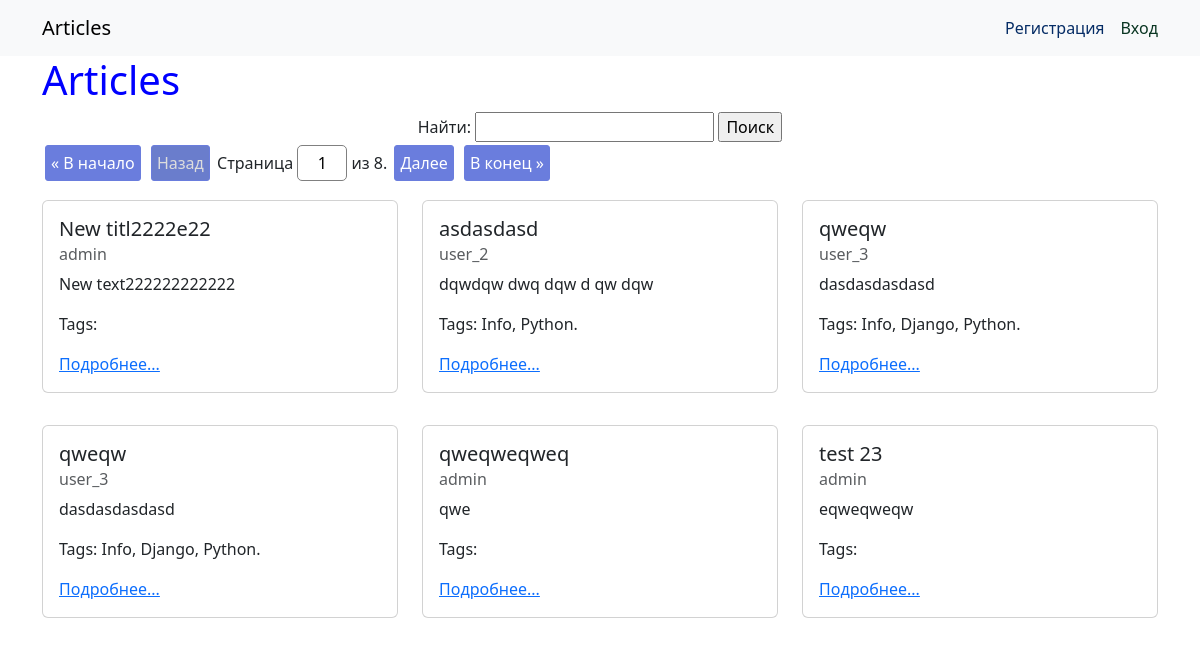
The page / on the database its author committed.
### webapp/models.py (models this page shows, shortened)
class AbstractModel(models.Model):
    created_at = models.DateTimeField(verbose_name='Время создания', auto_now_add=True)
    updated_at = models.DateTimeField(auto_now=True, verbose_name='Время изменения')
    class Meta:
        abstract = True

class Article(AbstractModel):
    title = models.CharField(max_length=50, null=False, blank=False, validators=[MinLengthValidator(4), ],
                             verbose_name="Заголовок")
    content = models.TextField(max_length=3000, null=False, blank=False, verbose_name='Контент')
    author = models.ForeignKey(get_user_model(), default=1, related_name='articles', on_delete=models.CASCADE, verbose_name="Автор")
    tags = models.ManyToManyField('webapp.Tag', blank=True, related_name='articles', verbose_name='Теги')
    def get_absolute_url(self):
        return reverse('webapp:article_view', kwargs={'pk': self.pk})

class Tag(AbstractModel):
    name = models.CharField(max_length=31, verbose_name='Тег')

### webapp/views/article_views.py (the view)
# urls.py: path('', IndexView.as_view(), name='index'),
class IndexView(ListView):
    model = Article
    template_name = 'articles/index.html'
    context_object_name = 'articles'
    paginate_by = 6
    paginate_orphans = 3
    ordering = ('-created_at',)
    def get_search_form(self):
        return SimpleSearchForm(self.request.GET)
    def get_search_value(self):
        if self.search_form.is_valid():
            return self.search_form.cleaned_data['search']
        return None
    def dispatch(self, request, *args, **kwargs):
        print(request.user)
        self.search_form = self.get_search_form()
        self.search_value = self.get_search_value()
        return super().dispatch(request, *args, **kwargs)
    def get_queryset(self):
        queryset = super().get_queryset()
        if self.search_value:
            queryset = queryset.filter(Q(title__icontains=self.search_value) |
                                       Q(content__icontains=self.search_value))
        return queryset
    def get_context_data(self, *, object_list=None, **kwargs):
        context = super().get_context_data(object_list=object_list, **kwargs)
        context['form'] = self.search_form
        if self.search_value:
            context['query'] = urlencode({'search': self.search_value})
            context['search_value'] = self.search_value
        return context

### webapp/forms.py
class SimpleSearchForm(forms.Form):
    search = forms.CharField(max_length=100, required=False, label='Найти')

### webapp/templates/articles/index.html (shortened to what this page needs)
{% extends 'base.html' %}
{% block content %}
    <h1>Articles</h1>
    <div>
        {% include 'partial/simple_search.html' %}
    </div>
    {% include 'partial/article_list.html' %}
{% endblock %}

### webapp/templates/partial/article_list.html (shortened to what this page needs)
    {% if is_paginated %}
    	{% include 'partial/pagination.html' %}
    {% endif %}
    <div class="row row-cols-3">
        {% for article in articles %}
            <div class="col">
                <div class="card my-3">
                    <div class="card-body">
                        <h5 class="card-title">{{ article.title }}</h5>
                        <h6 class="card-subtitle mb-2 text-body-secondary">{{ article.author }}</h6>
                        <p class="card-text">{{ article.content }}</p>
                        <p class="card-text">Tags: {% for tag in article.tags.all %}
                            {{ tag.name }}{% if forloop.last %}.{% else %}, {% endif %}
                        {% endfor %}
                        </p>
                        <a href="{{ article.get_absolute_url }}" class="card-link">Подробнее...</a>
                    </div>
                </div>
            </div>
            {% empty %}
            <p>Нет статей</p>
        {% endfor %}
    </div>

### webapp/static/css/style.css (style rules this page uses)
h1 { color: blue; }

### rows shown on the page
Article: title "New titl2222e22", author "admin", content "New text222222222222"
Article: title "asdasdasd", author "user_2", content "dqwdqw dwq dqw d qw dqw"
Tag: name "Info"
Tag: name "Python"
Article: title "qweqw", author "user_3", content "dasdasdasdasd"
Tag: name "Django"
Article: title "qweqw", author "user_3", content "dasdasdasdasd"
Article: title "qweqweqweq", author "admin", content "qwe"
Article: title "test 23", author "admin", content "eqweqweqw"

### other values the page prints
{{ page_obj.paginator.num_pages }} "8"
